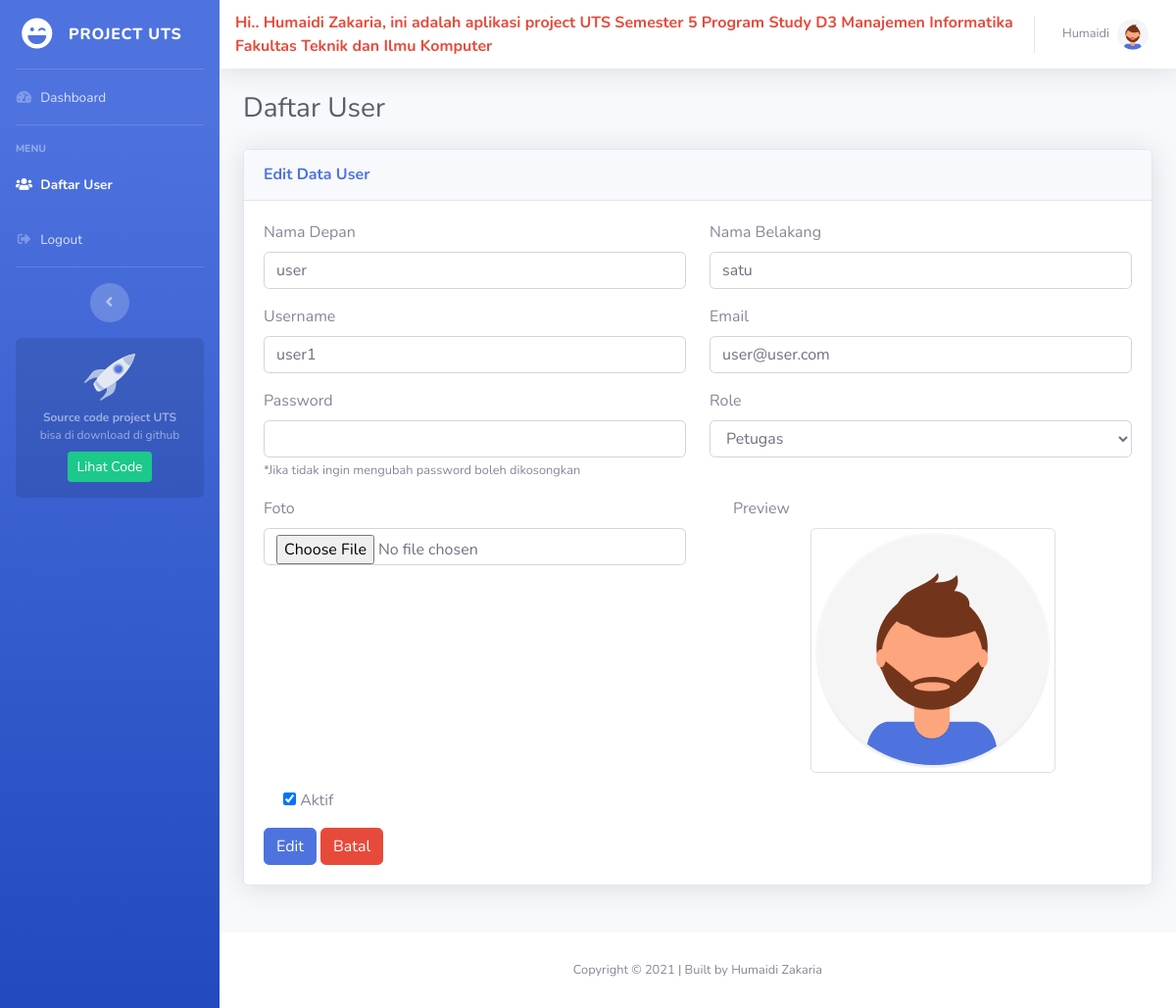
The page /dashboard.php?page=user&aksi=edit&id=2 (signed in) on the database its author committed.
### tables this page shows
CREATE TABLE `tb_user` (
  `id_user` int(11) NOT NULL,
  `nm_depan` varchar(125) NOT NULL,
  `nm_belakang` varchar(125) NOT NULL,
  `username` varchar(125) NOT NULL,
  `email` varchar(125) NOT NULL,
  `password` varchar(255) NOT NULL,
  `foto` varchar(50) NOT NULL,
  `role` enum('Admin','Petugas') NOT NULL,
  `date_created` int(11) NOT NULL,
  `is_active` int(1) NOT NULL
);

### koneksi/koneksi.php (called while the page is built, shortened)
<?php
$host = "localhost";
$user = "root";
$password = "";
$db = "db_uts";
$con = mysqli_connect($host, $user, $password, $db);
function query($query)
{
    global $con;
    $result = mysqli_query($con, $query);
    $rows = [];
    while ($row = mysqli_fetch_assoc($result)) {
        $rows[] = $row;
    }
    return  $rows;
}

### page/user/edit-user.php (the view, shortened to what this page needs)
<?php
$id = $_GET["id"];
$user = query("SELECT * FROM tb_user WHERE id_user = $id")[0];
$role = ['Admin', 'Petugas'];
?>
<div class="col-lg mb-4">
    <div class="card shadow mb-4">
        <div class="card-header py-3">
            <h6 class="m-0 font-weight-bold text-primary">Edit Data User</h6>
        </div>
        <div class="card-body">
            <form action="" method="post" enctype="multipart/form-data">
                <div class="row">
                    <div class="col-lg-6">
                        <div class="form-group">
                            <label for="nm_depan">Nama Depan</label>
                            <input type="text" class="form-control" id="nm_depan" name="nm_depan" value="<?= $user['nm_depan'] ?>">
                        </div>
                    </div>
                    <div class="col-lg-6">
                        <div class="form-group">
                            <label for="nm_belakang">Nama Belakang</label>
                            <input type="text" class="form-control" id="nm_belakang" name="nm_belakang" value="<?= $user['nm_belakang'] ?>">
                        </div>
                    </div>
                </div>
                <div class="row">
                    <div class="col-lg-6">
                        <div class="form-group">
                            <label for="username">Username</label>
                            <input type="text" class="form-control" id="username" name="username" value="<?= $user['username'] ?>">
                        </div>
                    </div>
                    <div class="col-lg-6">
                        <div class="form-group">
                            <label for="email">Email</label>
                            <input type="email" class="form-control" id="email" name="email" value="<?= $user['email'] ?>">
                        </div>
                    </div>
                </div>
                <div class="row">
                    <div class="col-lg-6">
                        <div class="form-group">
                            <label for="password">Password</label>
                            <input type="password" class="form-control" id="password" name="password">
                            <small>*Jika tidak ingin mengubah password boleh dikosongkan</small>
                        </div>
                    </div>
                    <div class="col-lg-6">
                        <div class="form-group">
                            <label for="role">Role</label>
                            <select name="role" class="form-control" id="role">
                                <?php foreach ($role as $r) : ?>
                                    <?php if ($r == $user['role']) : ?>
                                        <option value="<?= $r ?>" selected><?= $r ?></option>
                                    <?php else : ?>
                                        <option value="<?= $r ?>"><?= $r ?></option>
                                    <?php endif; ?>
                                <?php endforeach; ?>
                            </select>
                        </div>
                    </div>
                </div>
                <div class="row">
                    <div class="col-sm-6">
                        <div class="form-group">
                            <label>Foto</label>
                            <div class="custom-file">
                                <input type="file" name="gambar" class="form-control" id="preview_gambar">
                            </div>
                        </div>
                    </div>
                    <div class="col-sm-6">
                        <label class="ml-4">Preview</label>
                        <div class="form-group" align="center">
                            <img src="assets/img/<?= $user['foto'] ?>" class="img-thumbnail ml-4" width="250" alt="" id="gambar_load">
                        </div>
                    </div>
                </div>
                <div class="form-group form-check">
                    <input type="checkbox" class="flat" name="is_active" <?php if ($user['is_active'] == 1) : ?> checked="checked" value="<?= $user['is_active'] ?>" <?php else : ?> <?php endif; ?> id="check">
                    <label class="form-check-label" for="check">Aktif</label>
                </div>
                <button utton type="submit" name="submit" class="btn btn-primary">Edit</button>
                <a href="?page=user" class="btn btn-danger">Batal</a>
            </form>
        </div>
    </div>
</div>

### rows shown on the page
tb_user: nm_depan "user", nm_belakang "satu", username "user1", email "user@user.com", role "Petugas", foto (placeholder picture), is_active "☑"

### other values the page prints
$_SESSION['nm_depan'] "Humaidi"
$_SESSION['nm_belakang'] "Zakaria"
